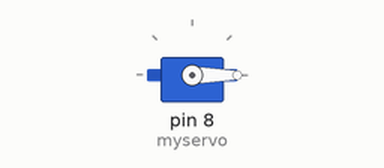
The sketch below on a simulated Arduino Uno, built with avr-gcc and run on an emulated ATmega328P. On the bench: servo.

Above: at 0.1 s.
At 19.1 s:
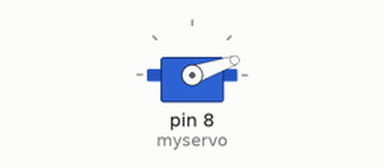
At 39.1 s:
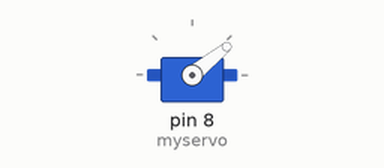
Timing chart, 0 to 40.0 s (numbered marks = the images above):
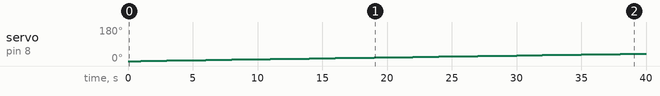

The sketch:

Motor.ino
```cpp
#include <Servo.h>  // Servo 라이브러리를 불러옵니다.
Servo myservo;  // Servo를 따르는 객체명을 정합니다.

void setup()
{
  myservo.attach(8);  // myservo는 9번핀에 의해 컨트롤 됨을 설정합니다.
}

void loop()
{
    for (int i=0; i<=87; i++) //180도로 돌아감
    {
     myservo.write(i);  // myservo는 i 값만큼의 각도를 갖습니다.
        delay(1000);
    }
    myservo.write(0);
    delay(3600000);
}
```

3D_Modeling.cpp
```cpp
#include "stdio.h"
#include "math.h"

int main()
{
	int s=0;
	double v=0;
	double t=0;
	double degree_1=0, degree_2=0;
	double x, y, z;
	int r, g, b;

	FILE *fp1, *fp2;

	fp1 = fopen("output.txt","r");
	fp2 = fopen("3d_value.txt", "w");

	while (!feof(fp1))
	{
		fscanf(fp1,"%lf%d",&degree_1,&s);


		if (s < 10) { r = 255, g = 0; }
		else if (s < 20) { r = 255, g = 50; }
		else if (s < 30){r = 255, g = 100;}
		else if(s<40){r = 255, g = 150;}
		else if (s < 50) { r = 255, g = 200; }
		else if (s < 60) { r = 255, g = 255; }
		else if (s < 70){r = 200, g = 255;}
		else if (s < 80){r = 150, g = 255;}
		else if (s < 90){r = 100, g = 200;}
		else if (s < 100) { r = 50, g = 225; }
		else { r = 0, g = 225; }

		//t = s / v;

		x = s * sin(degree_1)*cos(degree_2);
		y = s * sin(degree_1);
		z = s * sin(degree_1)*sin(degree_2);

		fprintf(fp2,"%lf %lf %lf %d %d %d\n",x,y,z,r,g,b);
	}

    return 0;
}
```

Measured:
- by itself, servo on pin 8 (myservo): moves from 0° to 39° over 38.0 s
